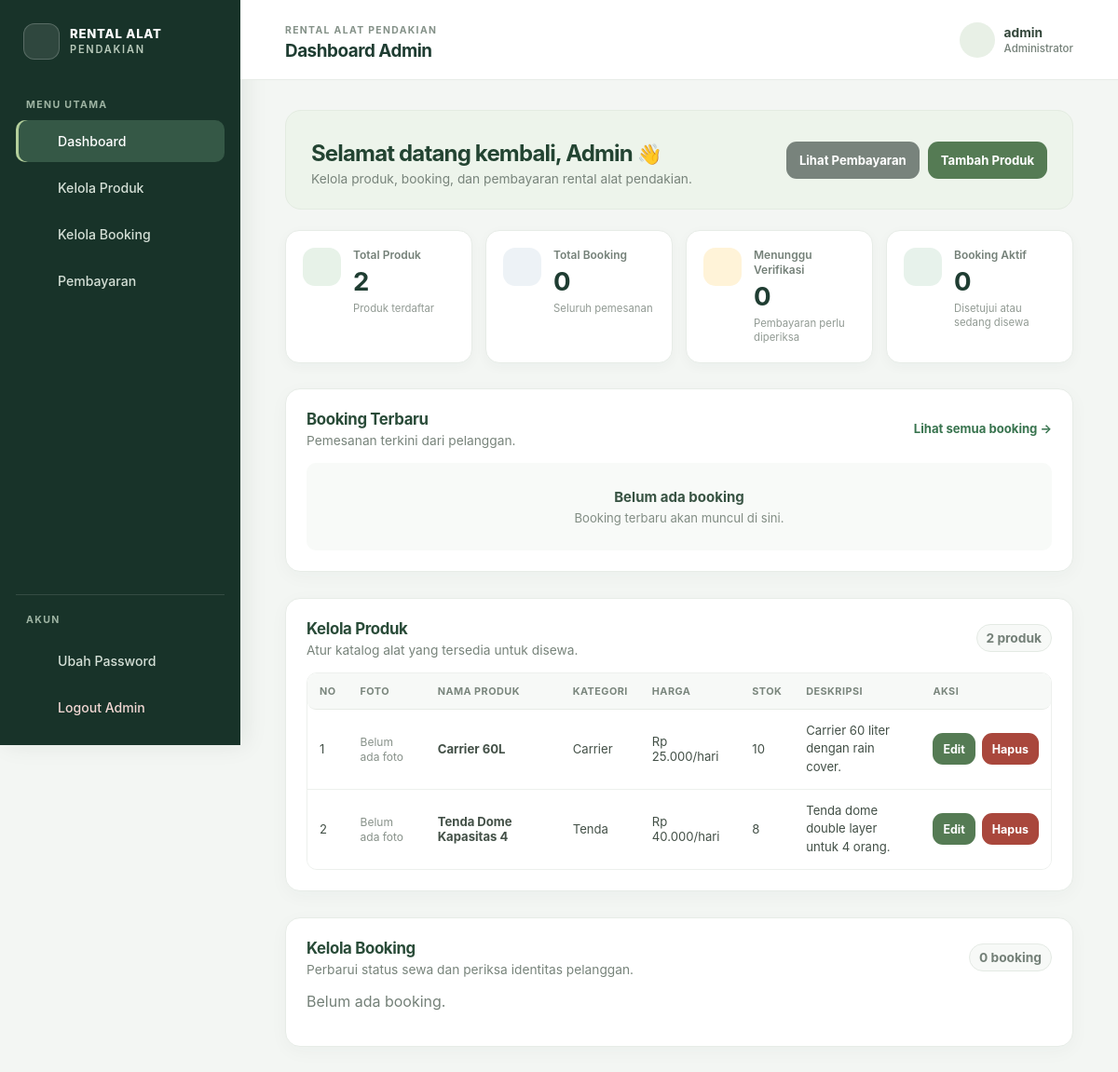
The page /admin/index.php (signed in) on the database its author committed.
### tables this page shows
CREATE TABLE products (
  id              INT AUTO_INCREMENT PRIMARY KEY,
  category_id     INT NOT NULL,
  nama            VARCHAR(150) NOT NULL,
  deskripsi       TEXT,
  harga_per_hari  INT NOT NULL,
  deposit         INT NOT NULL DEFAULT 0,          
  gambar          VARCHAR(255),
  is_active       TINYINT(1) NOT NULL DEFAULT 1,
  created_at      TIMESTAMP DEFAULT CURRENT_TIMESTAMP,
  FOREIGN KEY (category_id) REFERENCES categories(id)
);

CREATE TABLE categories (
  id    INT AUTO_INCREMENT PRIMARY KEY,
  nama  VARCHAR(50) NOT NULL,
  slug  VARCHAR(60) NOT NULL UNIQUE
);

### includes/functions.php (called while the page is built, shortened)
<?php
function e($s){ return htmlspecialchars((string)$s, ENT_QUOTES, 'UTF-8'); }
function rp($n){ return 'Rp ' . number_format($n, 0, ',', '.'); }

### admin/index.php (the view, shortened to what this page needs)
<?php
require_once __DIR__ . '/../includes/admin_products.php';
$products = $pdo->query(
  "SELECT p.id, p.nama, p.deskripsi, p.harga_per_hari, p.gambar, p.is_active,
      c.nama AS kategori, COALESCE(SUM(CASE WHEN v.is_active=1 THEN v.stok_total ELSE 0 END), 0) AS stok
   FROM products p
   JOIN categories c ON c.id=p.category_id
   LEFT JOIN product_variants v ON v.product_id=p.id
   GROUP BY p.id, p.nama, p.deskripsi, p.harga_per_hari, p.gambar, p.is_active, c.nama
   ORDER BY p.id DESC"
)->fetchAll();
$bookings = $pdo->query(
  "SELECT b.*, u.nama, u.no_whatsapp, u.foto_identitas
   FROM bookings b JOIN users u ON u.id=b.user_id
   ORDER BY b.id DESC"
)->fetchAll();
$recentBookings = $pdo->query(
  "SELECT b.id,b.kode_booking,b.tgl_mulai,b.tgl_selesai,b.subtotal,b.status,u.nama
   FROM bookings b JOIN users u ON u.id=b.user_id
   ORDER BY b.created_at DESC,b.id DESC LIMIT 5"
)->fetchAll();
$stats = [
  'products' => (int)$pdo->query('SELECT COUNT(*) FROM products')->fetchColumn(),
  'bookings' => (int)$pdo->query('SELECT COUNT(*) FROM bookings')->fetchColumn(),
  'pending_payments' => (int)$pdo->query("SELECT COUNT(*) FROM payments WHERE status_pembayaran='menunggu_verifikasi'")->fetchColumn(),
  'active_bookings' => (int)$pdo->query("SELECT COUNT(*) FROM bookings WHERE status IN ('disetujui','sedang_disewa')")->fetchColumn(),
];
$csrfToken = admin_product_csrf_token();
require_once __DIR__ . '/../includes/admin_layout.php';
?>
  <section class="admin-welcome">
    <div>
      <h2>Selamat datang kembali, Admin <span aria-hidden="true">👋</span></h2>
      <p>Kelola produk, booking, dan pembayaran rental alat pendakian.</p>
    </div>
    <div class="admin-page-actions">
      <a class="btn alt" href="pembayaran.php">Lihat Pembayaran</a>
      <a class="btn" href="produk_tambah.php">Tambah Produk</a>
    </div>
  </section>
  <section class="admin-stat-grid" aria-label="Statistik dashboard">
    <article class="admin-stat-card"><span class="admin-stat-icon admin-stat-products"><?= admin_layout_icon('products') ?></span><div><span>Total Produk</span><strong><?= $stats['products'] ?></strong><small>Produk terdaftar</small></div></article>
    <article class="admin-stat-card"><span class="admin-stat-icon admin-stat-bookings"><?= admin_layout_icon('bookings') ?></span><div><span>Total Booking</span><strong><?= $stats['bookings'] ?></strong><small>Seluruh pemesanan</small></div></article>
    <article class="admin-stat-card admin-stat-pending"><span class="admin-stat-icon"><?= admin_layout_icon('payments') ?></span><div><span>Menunggu Verifikasi</span><strong><?= $stats['pending_payments'] ?></strong><small>Pembayaran perlu diperiksa</small></div></article>
    <article class="admin-stat-card"><span class="admin-stat-icon admin-stat-active"><?= admin_layout_icon('dashboard') ?></span><div><span>Booking Aktif</span><strong><?= $stats['active_bookings'] ?></strong><small>Disetujui atau sedang disewa</small></div></article>
  </section>
  <section class="admin-section admin-recent-section" aria-labelledby="recent-bookings-title">
    <div class="admin-section-heading">
      <div><h2 id="recent-bookings-title">Booking Terbaru</h2><p>Pemesanan terkini dari pelanggan.</p></div>
      <a class="admin-text-link" href="#bookings">Lihat semua booking <span aria-hidden="true">→</span></a>
    </div>
    <?php if ($recentBookings): ?>
      <div class="admin-table-wrap">
        <table class="admin-table admin-recent-table">
          <thead><tr><th>Kode Booking</th><th>Penyewa</th><th>Tanggal Sewa</th><th>Biaya Sewa</th><th>Status</th></tr></thead>
          <tbody>
          <?php foreach ($recentBookings as $booking):
            $bookingStatusClass = 'status-' . $booking['status'];
          ?>
            <tr>
              <td><strong class="admin-booking-code"><?= e($booking['kode_booking']) ?></strong></td>
              <td><?= e($booking['nama']) ?></td>
              <td><?= e($booking['tgl_mulai']) ?> <span class="admin-date-separator">—</span> <?= e($booking['tgl_selesai']) ?></td>
              <td class="admin-table-price"><?= rp($booking['subtotal']) ?></td>
              <td><span class="booking-status-badge <?= e($bookingStatusClass) ?>"><span></span><?= e(STATUS_LABEL[$booking['status']] ?? $booking['status']) ?></span></td>
            </tr>
          <?php endforeach; ?>
          </tbody>
        </table>
      </div>
    <?php else: ?>
      <div class="admin-empty admin-recent-empty"><h3>Belum ada booking</h3><p>Booking terbaru akan muncul di sini.</p></div>
    <?php endif; ?>
  </section>
  <section class="admin-section" id="products" aria-labelledby="products-title">
    <div class="admin-section-heading"><div><h2 id="products-title">Kelola Produk</h2><p>Atur katalog alat yang tersedia untuk disewa.</p></div><span class="admin-count-badge"><?= count($products) ?> produk</span></div>
    <?php if ($products): ?>
      <div class="admin-table-wrap">
        <table class="admin-table">
          <thead><tr><th>No</th><th>Foto</th><th>Nama Produk</th><th>Kategori</th><th>Harga</th><th>Stok</th><th>Deskripsi</th><th>Aksi</th></tr></thead>
          <tbody>
          <?php foreach ($products as $index => $product): ?>
            <tr>
              <td><?= $index + 1 ?></td>
              <td><?php if ($product['gambar'] && is_file(__DIR__ . '/../uploads/produk/' . basename($product['gambar']))): ?>
                <img class="admin-product-thumb" src="../uploads/produk/<?= e(basename($product['gambar'])) ?>" alt="<?= e($product['nama']) ?>">
              <?php else: ?><span class="admin-no-photo">Belum ada foto</span><?php endif; ?></td>
              <td><strong><?= e($product['nama']) ?></strong><?php if (!$product['is_active']): ?><small class="admin-inactive">Nonaktif</small><?php endif; ?></td>
              <td><?= e($product['kategori']) ?></td>
              <td><?= rp($product['harga_per_hari']) ?>/hari</td>
              <td><?= (int)$product['stok'] ?></td>
              <td class="admin-description"><?= e($product['deskripsi'] ?? '') ?></td>
              <td><div class="admin-actions">
                <a class="btn admin-button-small" href="produk_edit.php?id=<?= (int)$product['id'] ?>">Edit</a>
                <a class="btn admin-button-small admin-button-danger" href="produk_hapus.php?id=<?= (int)$product['id'] ?>">Hapus</a>
              </div></td>
            </tr>
          <?php endforeach; ?>
          </tbody>
        </table>
      </div>
    <?php else: ?>
      <div class="admin-empty"><h3>Belum ada produk</h3><p>Tambahkan produk pertama agar tampil di katalog.</p><a class="btn" href="produk_tambah.php">Tambah Produk</a></div>
    <?php endif; ?>
  </section>
  <section class="admin-section" id="bookings" aria-labelledby="bookings-title">
    <div class="admin-section-heading"><div><h2 id="bookings-title">Kelola Booking</h2><p>Perbarui status sewa dan periksa identitas pelanggan.</p></div><span class="admin-count-badge"><?= count($bookings) ?> booking</span></div>
    <?php if ($bookings): ?>
      <div class="admin-table-wrap">
        <table class="admin-table">
          <thead><tr><th>Kode</th><th>Penyewa</th><th>Tanggal</th><th>Biaya Sewa</th><th>KTP/SIM</th><th>Status</th></tr></thead>
          <tbody>
          <?php foreach ($bookings as $booking): ?>
            <tr>
              <td><?= e($booking['kode_booking']) ?></td>
              <td><?= e($booking['nama']) ?><br><small><?= e($booking['no_whatsapp']) ?></small></td>
              <td><?= e($booking['tgl_mulai']) ?> → <?= e($booking['tgl_selesai']) ?></td>
              <td><?= rp($booking['subtotal']) ?></td>
              <td><a href="../uploads/<?= e(basename($booking['foto_identitas'])) ?>" target="_blank" rel="noopener">Lihat</a></td>
              <td><form method="post">
                <input type="hidden" name="csrf_token" value="<?= e($csrfToken) ?>">
                <input type="hidden" name="id" value="<?= (int)$booking['id'] ?>">
                <select name="status" onchange="this.form.submit()">
                <?php foreach (STATUS_LABEL as $key => $label): ?><option value="<?= e($key) ?>"<?= $key === $booking['status'] ? ' selected' : '' ?>><?= e($label) ?></option><?php endforeach; ?>
                </select>
              </form></td>
            </tr>
          <?php endforeach; ?>
          </tbody>
        </table>
      </div>
    <?php else: ?><p class="muted">Belum ada booking.</p><?php endif; ?>
  </section>

### rows shown on the page
products: shows "Belum ada foto", nama "Carrier 60L", category.nama "Carrier", harga_per_hari "Rp 25.000", stok "10", deskripsi "Carrier 60 liter dengan rain cover."
products: shows "Belum ada foto", nama "Tenda Dome Kapasitas 4", category.nama "Tenda", harga_per_hari "Rp 40.000", stok "8", deskripsi "Tenda dome double layer untuk 4 orang."

### other values the page prints
$item['label'] "Dashboard"
$item['label'] "Kelola Produk"
$item['label'] "Kelola Booking"
$item['label'] "Pembayaran"
$title "Dashboard Admin"
$_SESSION['admin_username'] "admin"
$stats['products'] "2"
$stats['bookings'] "0"
$stats['pending_payments'] "0"
$stats['active_bookings'] "0"
count($products) "2"
count($bookings) "0"
